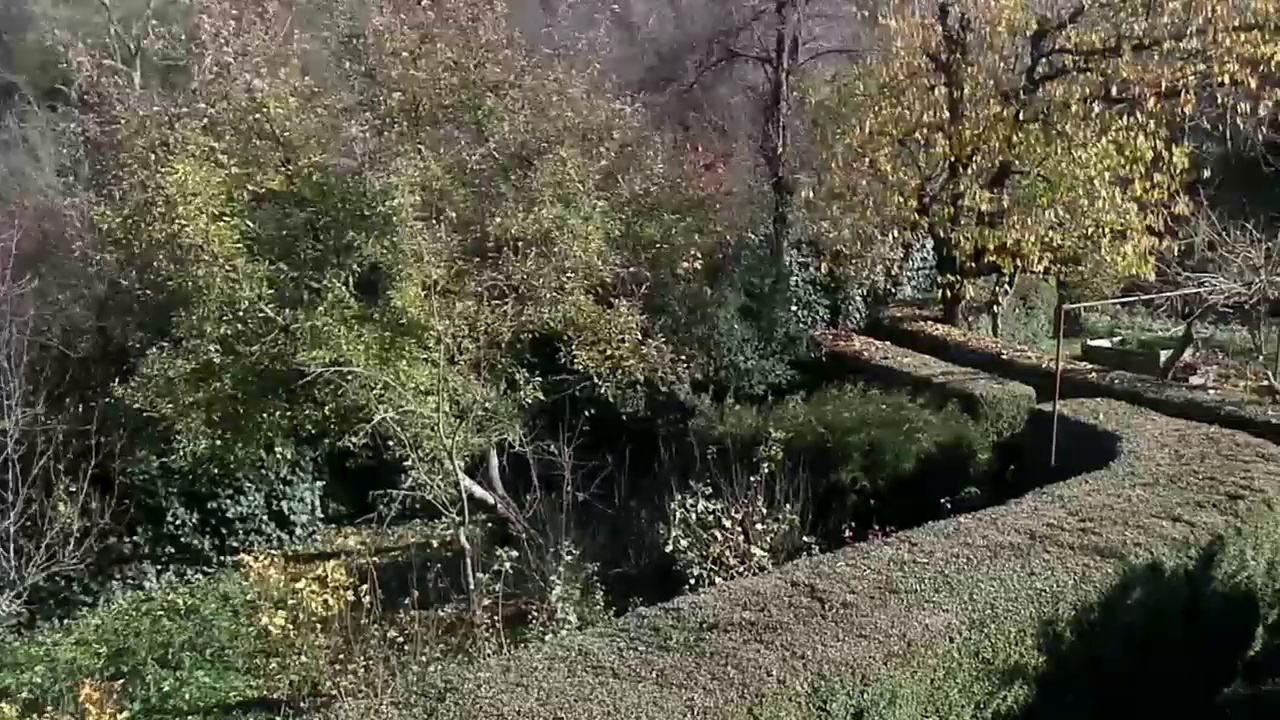
#> input picture image_stiching/obrazky/1/zahrada_neohen_123.jpg, 1280 x 720 px
$ python image_stiching_2.py --images obrazky/1 --output out.png
#> lines starting #> are read from the running program, lines starting #| are printed output that depends on the picture
# import the necessary packages
from imutils import paths
import numpy as np
import argparse
import imutils
import cv2
#používanie programu "python ./image_stitching_2.py
# --images <súbor s obrazkami>
# --output <meno výsledného súboru>"
# --crop 1 .......... ak chceme orezať čierne hrany
ap = argparse.ArgumentParser()
ap.add_argument("-i", "--images", type=str, required=True,
	help="path to input directory of images to stitch")
ap.add_argument("-o", "--output", type=str, required=True,
	help="path to the output image")
ap.add_argument("-c", "--crop", type=int, default=0,
	help="whether to crop out largest rectangular region")
args = vars(ap.parse_args())
print("[INFO] Načítavam obrázky...")
imagePaths = sorted(list(paths.list_images(args["images"])))
images = []
for imagePath in imagePaths:
	image = cv2.imread(imagePath)
#> image is the input picture: shape (720, 1280, 3); mean B, G, R 70.2, 86.5, 88
	images.append(image)
print("[INFO] Spájam obrázky...")
stitcher = cv2.createStitcher() if imutils.is_cv3() else cv2.Stitcher_create()
(status, stitched) = stitcher.stitch(images)
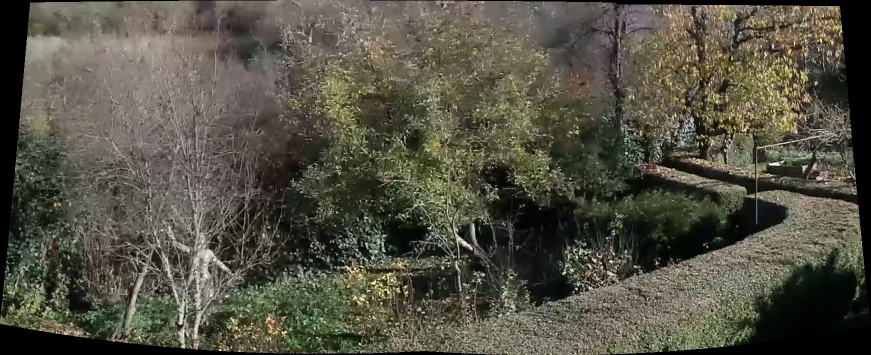
#> stitched: shape (710, 1741, 3) (shown at 1/2 size); mean of channels 0, 1, 2 67.9, 81.3, 83.3; drawn as B, G, R
#> status = 0
if status == 0:
	if args["crop"] > 0:
		print("[INFO] Orezávam...")
		stitched = cv2.copyMakeBorder(stitched, 10, 10, 10, 10,
			cv2.BORDER_CONSTANT, (0, 0, 0))
		gray = cv2.cvtColor(stitched, cv2.COLOR_BGR2GRAY)
		thresh = cv2.threshold(gray, 0, 255, cv2.THRESH_BINARY)[1]
		cnts = cv2.findContours(thresh.copy(), cv2.RETR_EXTERNAL,
			cv2.CHAIN_APPROX_SIMPLE)
		cnts = imutils.grab_contours(cnts)
		c = max(cnts, key=cv2.contourArea)
		mask = np.zeros(thresh.shape, dtype="uint8")
		(x, y, w, h) = cv2.boundingRect(c)
		cv2.rectangle(mask, (x, y), (x + w, y + h), 255, -1)
		minRect = mask.copy()
		sub = mask.copy()
		while cv2.countNonZero(sub) > 0:
			minRect = cv2.erode(minRect, None)
			sub = cv2.subtract(minRect, thresh)
		cnts = cv2.findContours(minRect.copy(), cv2.RETR_EXTERNAL,
			cv2.CHAIN_APPROX_SIMPLE)
		cnts = imutils.grab_contours(cnts)
		c = max(cnts, key=cv2.contourArea)
		(x, y, w, h) = cv2.boundingRect(c)
		stitched = stitched[y:y + h, x:x + w]
	cv2.imwrite(args["output"], stitched)
	cv2.imshow("Stitched", stitched)
	cv2.waitKey(0)
else:
	print("[INFO] Spájanie obrázkov zlyhalo ({})".format(status))
